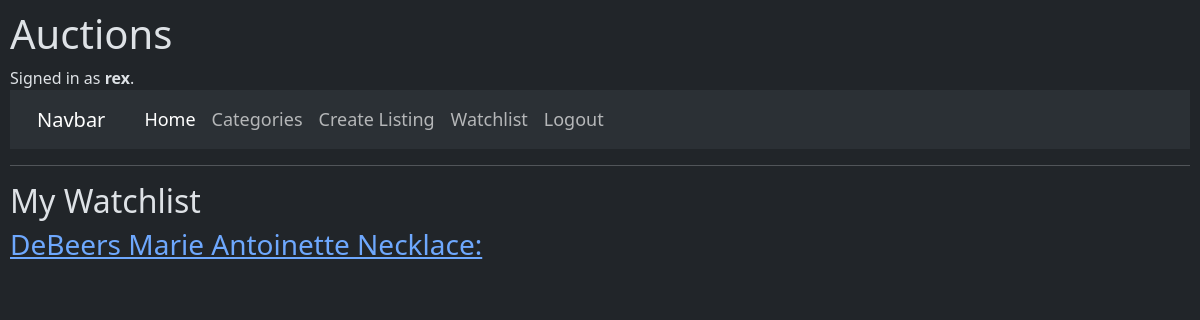
Before: /watchlist/ (signed in) with the older database file.
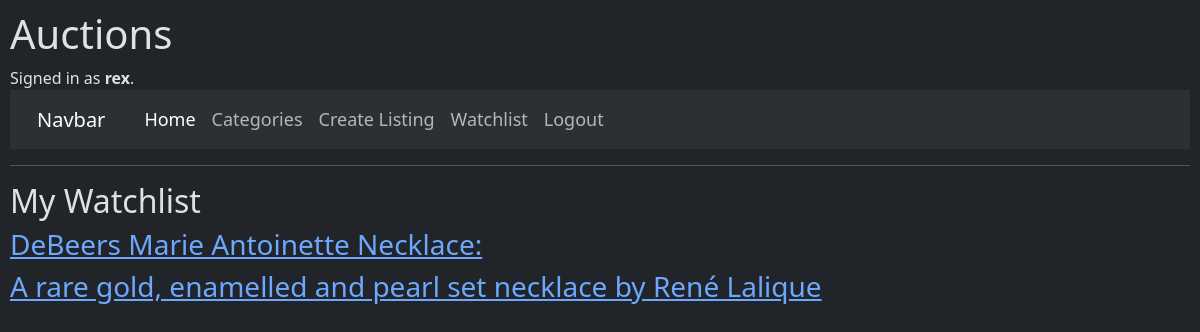
After: the same page with the newer database file.
### auctions/models.py (models this page shows, shortened)
class User(AbstractUser):
    watchlist = models.ManyToManyField('AuctionListing', blank=True, related_name="watched_by")

class AuctionListing(models.Model):
    title = models.CharField(max_length=64)
    description = models.TextField()
    starting_bid = models.DecimalField(max_digits=10, decimal_places=2)
    current_bid = models.DecimalField(max_digits=10, decimal_places=2, null=True, blank=True)
    image_url = models.URLField(blank=True)
    category = models.CharField(max_length=64, blank=True)
    creator = models.ForeignKey(User, on_delete=models.CASCADE, related_name="listings")
    active = models.BooleanField(default=True)

### auctions/views.py (the view)
# urls.py: path("watchlist/", views.view_watchlist, name="view_watchlist"),
@login_required
def view_watchlist(request):
    user = request.user
    watchlist_items = user.watchlist.all()
    return render(request, "auctions/watchlist.html", {"watchlist_items": watchlist_items})

### auctions/templates/auctions/watchlist.html
{% extends "auctions/layout.html" %}
{% block body %}
<h2>My Watchlist</h2>
<div class="listings">
    {% for listing in watchlist_items %}
    <div class="listing">
        <h3><a href="{% url 'listing_detail' listing.id %}">{{ listing.title }}</a></h3>
    </div>
    {% empty %}
    <p>Your watchlist is empty.</p>
    {% endfor %}
</div>
{% endblock %}

### auctions/templates/auctions/layout.html (shortened to what this page needs)
{% load static %}
<!DOCTYPE html>
<html lang="en" data-bs-theme="dark">
    <head>
        <link href="{% static 'auctions/styles.css' %}" rel="stylesheet">
        <link href="https://cdn.jsdelivr.net/npm/bootstrap@5.3.2/dist/css/bootstrap.min.css" rel="stylesheet">
    </head>
    <body>
        <h1>Auctions</h1>
        <div>
            {% if user.is_authenticated %}
                Signed in as <strong>{{ user.username }}</strong>.
            {% endif %}
        </div>
        <nav class="navbar navbar-expand-lg bg-body-tertiary">
            <div class="container-fluid">
            <a class="navbar-brand" href="{% url 'index' %}">Navbar</a>
            <div class="collapse navbar-collapse" id="navbarSupportedContent">
            <ul class="navbar-nav me-auto mb-2 mb-lg-0">
                <li class="nav-item">
                <a class="nav-link active" aria-current="page" href="{% url 'index' %}">Home</a>
                </li>
        {% if user.is_authenticated %}
            <li class="nav-item">
                <a class="nav-link" href="{% url 'view_categories' %}">Categories</a>
            </li>
            <li class="nav-item">
                <a class="nav-link" href="{% url 'create_listing' %}">Create Listing</a>
            </li>
            <li class="nav-item">
                <a class="nav-link" href="{% url 'view_watchlist' %}">Watchlist</a>
            </li>
            <li class="nav-item">
                <a class="nav-link" href="{% url 'logout' %}">Logout</a>
            </li>
        {% endif %}
    </nav>
        <hr>
        {% block body %}
        {% endblock %}
    </body>
</html>

### auctions/static/auctions/styles.css (style rules this page uses)
body { padding: 10px; background-color: grey; }
nav { font-size: 18px; padding: 10px 0; background-color: #f8f9fa; }
nav a { padding: 10px 15px; text-decoration: none; color: #007bff; }

Changed rows visible on the page:
added AuctionListing: title "A rare gold, enamelled and pearl set necklace by René Lalique"
